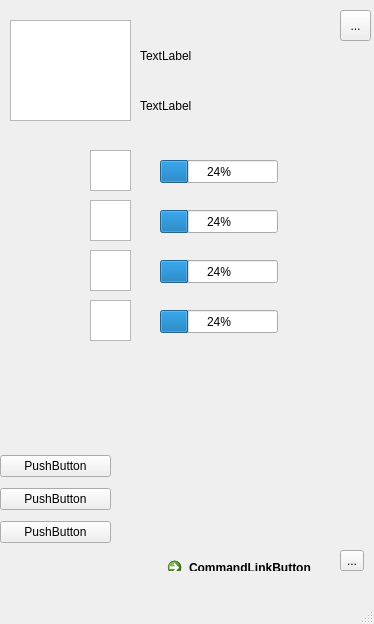
<?xml version="1.0" encoding="UTF-8"?>
<ui version="4.0">
 <class>MainWindow</class>
 <widget class="QMainWindow" name="MainWindow">
  <property name="geometry">
   <rect>
    <x>0</x>
    <y>0</y>
    <width>374</width>
    <height>624</height>
   </rect>
  </property>
  <property name="windowTitle">
   <string>MainWindow</string>
  </property>
  <widget class="QWidget" name="centralwidget">
   <widget class="QWidget" name="gridLayoutWidget">
    <property name="geometry">
     <rect>
      <x>0</x>
      <y>450</y>
      <width>111</width>
      <height>101</height>
     </rect>
    </property>
    <layout class="QGridLayout" name="gridLayout">
     <item row="2" column="0">
      <widget class="QPushButton" name="pushButton_2">
       <property name="text">
        <string>PushButton</string>
       </property>
      </widget>
     </item>
     <item row="1" column="0">
      <widget class="QPushButton" name="pushButton">
       <property name="text">
        <string>PushButton</string>
       </property>
      </widget>
     </item>
     <item row="0" column="0">
      <widget class="QPushButton" name="pushButton_3">
       <property name="text">
        <string>PushButton</string>
       </property>
      </widget>
     </item>
    </layout>
   </widget>
   <widget class="QLabel" name="label">
    <property name="geometry">
     <rect>
      <x>140</x>
      <y>40</y>
      <width>141</width>
      <height>31</height>
     </rect>
    </property>
    <property name="text">
     <string>TextLabel</string>
    </property>
   </widget>
   <widget class="QLabel" name="label_2">
    <property name="geometry">
     <rect>
      <x>140</x>
      <y>90</y>
      <width>171</width>
      <height>31</height>
     </rect>
    </property>
    <property name="text">
     <string>TextLabel</string>
    </property>
   </widget>
   <widget class="QGraphicsView" name="graphicsView">
    <property name="geometry">
     <rect>
      <x>10</x>
      <y>20</y>
      <width>121</width>
      <height>101</height>
     </rect>
    </property>
   </widget>
   <widget class="QProgressBar" name="progressBar">
    <property name="geometry">
     <rect>
      <x>160</x>
      <y>160</y>
      <width>118</width>
      <height>23</height>
     </rect>
    </property>
    <property name="value">
     <number>24</number>
    </property>
   </widget>
   <widget class="QProgressBar" name="progressBar_2">
    <property name="geometry">
     <rect>
      <x>160</x>
      <y>210</y>
      <width>118</width>
      <height>23</height>
     </rect>
    </property>
    <property name="value">
     <number>24</number>
    </property>
   </widget>
   <widget class="QProgressBar" name="progressBar_3">
    <property name="geometry">
     <rect>
      <x>160</x>
      <y>260</y>
      <width>118</width>
      <height>23</height>
     </rect>
    </property>
    <property name="value">
     <number>24</number>
    </property>
   </widget>
   <widget class="QProgressBar" name="progressBar_4">
    <property name="geometry">
     <rect>
      <x>160</x>
      <y>310</y>
      <width>118</width>
      <height>23</height>
     </rect>
    </property>
    <property name="value">
     <number>24</number>
    </property>
   </widget>
   <widget class="QGraphicsView" name="graphicsView_2">
    <property name="geometry">
     <rect>
      <x>90</x>
      <y>150</y>
      <width>41</width>
      <height>41</height>
     </rect>
    </property>
   </widget>
   <widget class="QGraphicsView" name="graphicsView_3">
    <property name="geometry">
     <rect>
      <x>90</x>
      <y>200</y>
      <width>41</width>
      <height>41</height>
     </rect>
    </property>
   </widget>
   <widget class="QGraphicsView" name="graphicsView_4">
    <property name="geometry">
     <rect>
      <x>90</x>
      <y>250</y>
      <width>41</width>
      <height>41</height>
     </rect>
    </property>
   </widget>
   <widget class="QGraphicsView" name="graphicsView_5">
    <property name="geometry">
     <rect>
      <x>90</x>
      <y>300</y>
      <width>41</width>
      <height>41</height>
     </rect>
    </property>
   </widget>
   <widget class="QToolButton" name="toolButton">
    <property name="geometry">
     <rect>
      <x>340</x>
      <y>10</y>
      <width>31</width>
      <height>31</height>
     </rect>
    </property>
    <property name="text">
     <string>...</string>
    </property>
   </widget>
   <widget class="QCommandLinkButton" name="commandLinkButton">
    <property name="geometry">
     <rect>
      <x>160</x>
      <y>550</y>
      <width>172</width>
      <height>21</height>
     </rect>
    </property>
    <property name="text">
     <string>CommandLinkButton</string>
    </property>
   </widget>
   <widget class="QToolButton" name="toolButton_2">
    <property name="geometry">
     <rect>
      <x>340</x>
      <y>550</y>
      <width>24</width>
      <height>21</height>
     </rect>
    </property>
    <property name="text">
     <string>...</string>
    </property>
   </widget>
  </widget>
  <widget class="QMenuBar" name="menubar">
   <property name="geometry">
    <rect>
     <x>0</x>
     <y>0</y>
     <width>374</width>
     <height>23</height>
    </rect>
   </property>
  </widget>
  <widget class="QStatusBar" name="statusbar"/>
 </widget>
 <resources/>
 <connections/>
</ui>
